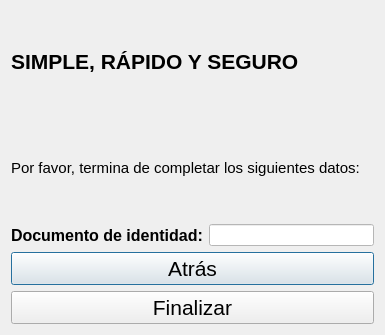
<?xml version="1.0" encoding="UTF-8"?>
<ui version="4.0">
 <class>Ahorro1</class>
 <widget class="QDialog" name="Ahorro1">
  <property name="geometry">
   <rect>
    <x>0</x>
    <y>0</y>
    <width>385</width>
    <height>335</height>
   </rect>
  </property>
  <property name="windowTitle">
   <string>Dialog</string>
  </property>
  <layout class="QGridLayout" name="gridLayout">
   <item row="0" column="0">
    <layout class="QGridLayout" name="gridLayout_2">
     <item row="0" column="0">
      <widget class="QLabel" name="label">
       <property name="font">
        <font>
         <pointsize>16</pointsize>
         <bold>true</bold>
        </font>
       </property>
       <property name="text">
        <string>SIMPLE, RÁPIDO Y SEGURO</string>
       </property>
      </widget>
     </item>
     <item row="1" column="0">
      <widget class="QLabel" name="label_2">
       <property name="font">
        <font>
         <pointsize>11</pointsize>
        </font>
       </property>
       <property name="text">
        <string>Por favor, termina de completar los siguientes datos:</string>
       </property>
      </widget>
     </item>
    </layout>
   </item>
   <item row="1" column="0">
    <layout class="QHBoxLayout" name="horizontalLayout">
     <item>
      <widget class="QLabel" name="label_3">
       <property name="font">
        <font>
         <pointsize>12</pointsize>
         <bold>true</bold>
        </font>
       </property>
       <property name="text">
        <string>Documento de identidad:</string>
       </property>
      </widget>
     </item>
     <item>
      <widget class="QLineEdit" name="dni">
       <property name="styleSheet">
        <string notr="true">#dni{
background-color: white;
}</string>
       </property>
      </widget>
     </item>
    </layout>
   </item>
   <item row="2" column="0">
    <layout class="QVBoxLayout" name="verticalLayout">
     <item>
      <widget class="QPushButton" name="atras">
       <property name="font">
        <font>
         <pointsize>16</pointsize>
        </font>
       </property>
       <property name="text">
        <string>Atrás</string>
       </property>
      </widget>
     </item>
     <item>
      <widget class="QPushButton" name="finalizar">
       <property name="font">
        <font>
         <pointsize>16</pointsize>
        </font>
       </property>
       <property name="text">
        <string>Finalizar</string>
       </property>
      </widget>
     </item>
    </layout>
   </item>
  </layout>
 </widget>
 <resources/>
 <connections/>
</ui>
